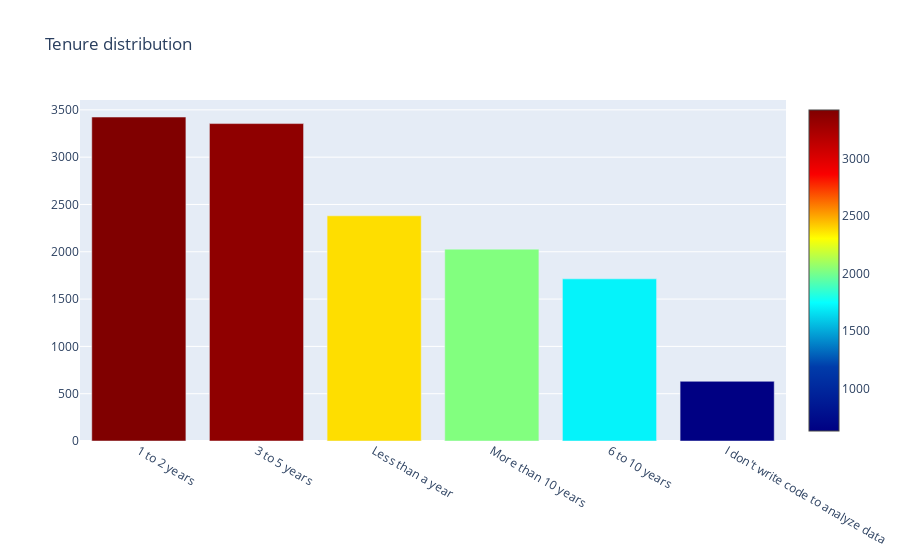

Notebook code cell kept with this figure:
### Markdown cell above
In parents education, bachelors comes first followed by masters and then high school. There seems to be an improvement in the highest level of education over years.

**Tenure:**

Tenure represents how long the respondents have been writing code to analyze the data. Let us look at it.

### Code cell
cnt_srs = mcr_df['Tenure'].value_counts()

trace = go.Bar(
    x=cnt_srs.index,
    y=cnt_srs.values,
    marker=dict(
        #color = np.random.randn(500), #set color equal to a variable
        color = cnt_srs.values,
        colorscale='Jet',
        showscale=True
    ),
)

layout = go.Layout(
    title='Tenure distribution'
)

data = [trace]
fig = go.Figure(data=data, layout=layout)
py.iplot(fig, filename="tenure")

### Figure 1 — Plotly figure (JSON) as saved in the notebook; plotly's stock layout.template omitted (floating-point values rounded to 4 significant figures)
{"data": [{"marker": {"color": [3424, 3355, 2380, 2028, 1714, 631], "colorscale": [[0, "rgb(0,0,131)"], [0.2, "rgb(0,60,170)"], [0.4, "rgb(5,255,255)"], [0.6, "rgb(255,255,0)"], [0.8, "rgb(250,0,0)"], [1, "rgb(128,0,0)"]], "showscale": true}, "type": "bar", "x": ["1 to 2 years", "3 to 5 years", "Less than a year", "More than 10 years", "6 to 10 years", "I don't write code to analyze data"], "y": [3424, 3355, 2380, 2028, 1714, 631]}], "layout": {"title": {"text": "Tenure distribution"}}}
